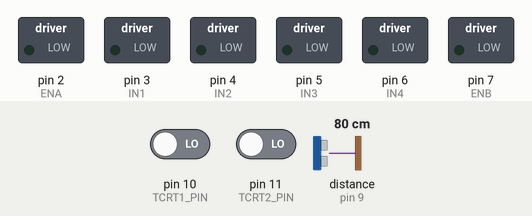
A sketch run on a simulated Arduino Uno, built with avr-gcc and run on an emulated ATmega328P. Parts: switched loads named in the sketch (green lamp = pin HIGH). Wiring (inferred from the names in the program): ultrasonic range finder: trigger pin 8; echo pin 9. Dashed ring = blinking. The test bench sets the inputs (shaded band); at power-on: pin 10 (TCRT1_PIN) LOW, distance to the obstacle (sensor on pin 9) 80 cm, pin 11 (TCRT2_PIN) LOW. The echo pulse lasts 58.3 µs per cm; pins used as bus, display or sensor lines are not drawn; what the sketch prints to the serial monitor is not drawn.

Above: at 1.2 s.
1.3 s: pin 10 (TCRT1_PIN) driven HIGH
At 1.47 s:
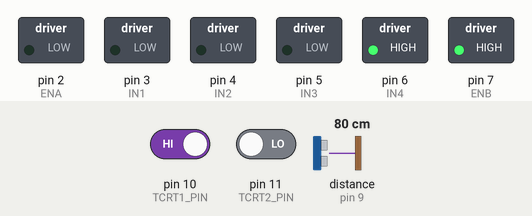
4.3 s: distance to the obstacle (sensor on pin 9) set to 24 cm
7.3 s: distance to the obstacle (sensor on pin 9) set to 19 cm
At 8.6 s:
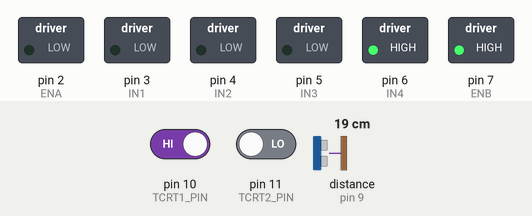
9.9 s: distance to the obstacle (sensor on pin 9) set to 35 cm
At 11.11 s:
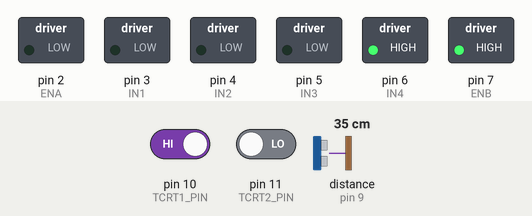
12.9 s: distance to the obstacle (sensor on pin 9) set to 2 cm
At 14.8 s:
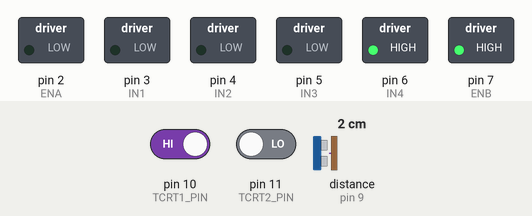
Timing chart, 0 to 15.9 s (numbered marks = the images above; inputs shaded):
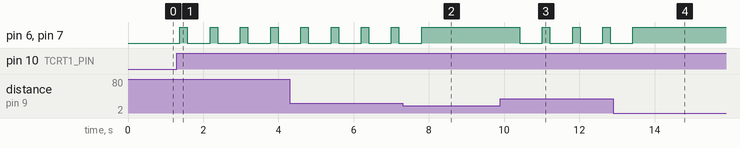

Measured:
- the behaviour switches between 22 and 21 cm on distance to the obstacle (sensor on pin 9) (found by bisection; images 1 and 2)
- after the input at 1.3 s, pin 6 (IN4), pin 7 (ENB): alternates HIGH for 0.20 s and LOW for 0.61 s, starting after 0.08 s
- after the input at 7.3 s, pin 6 (IN4), pin 7 (ENB): goes on until 7.8 s, then stays HIGH
- after the input at 9.9 s, pin 6 (IN4), pin 7 (ENB): alternates HIGH for 0.20 s and LOW for 0.60 s, starting after 0.51 s
- after the input at 12.9 s, pin 6 (IN4), pin 7 (ENB): goes on until 13.4 s, then stays HIGH

The sketch:

test.ino
```cpp
// กำหนดขาเชื่อมต่อกับ TCRT5000
const int TCRT1_PIN = 10;   // TCRT5000 ตัวที่ 1 เชื่อมต่อที่ขา D10
const int TCRT2_PIN = 11;   // TCRT5000 ตัวที่ 2 เชื่อมต่อที่ขา D11

// กำหนดขาเชื่อมต่อกับ L298N Motor Driver
const int IN1 = 3;
const int IN2 = 4;
const int ENA = 2;

const int IN3 = 5;
const int IN4 = 6;
const int ENB = 7;

// กำหนดความเร็วของมอเตอร์ (0-255)
const int speedMotorA = 200;
const int speedMotorB = 200;

#define TRIG_PIN 8  // ขา Trig ของ Ultrasonic Sensor
#define ECHO_PIN 9  // ขา Echo ของ Ultrasonic Sensor

void setup() {
  pinMode(TCRT1_PIN, INPUT);
  pinMode(TCRT2_PIN, INPUT);

  pinMode(IN1, OUTPUT);
  pinMode(IN2, OUTPUT);
  pinMode(ENA, OUTPUT);

  pinMode(IN3, OUTPUT);
  pinMode(IN4, OUTPUT);
  pinMode(ENB, OUTPUT);

   pinMode(TRIG_PIN, OUTPUT);
  pinMode(ECHO_PIN, INPUT);

  Serial.begin(9600);  // เปิด Serial Monitor
}

void loop() {
  int tcrt1Value = digitalRead(TCRT1_PIN);  // อ่านค่าจาก TCRT5000 ตัวที่ 1
  int tcrt2Value = digitalRead(TCRT2_PIN);  // อ่านค่าจาก TCRT5000 ตัวที่ 2
 long duration;
  int distance;


  // ส่งสัญญาณไปยัง Trig
  digitalWrite(TRIG_PIN, LOW);
  delayMicroseconds(2);
  digitalWrite(TRIG_PIN, HIGH);
  delayMicroseconds(10);
  digitalWrite(TRIG_PIN, LOW);

  // อ่านค่าจาก Echo และคำนวณระยะทาง (cm)
  duration = pulseIn(ECHO_PIN, HIGH);
  distance = duration * 0.034 / 2;

  Serial.print("Distance: ");
  Serial.print(distance);
  Serial.println(" cm");


 if (distance > 0 && distance <= 20) {  // ถ้าระยะ ≤ 20 cm → มอเตอร์เดินหน้า
    Serial.println("🔹 Motor ON (เดินหน้า)");
    moveForward();
    delay(500);
  }

  else if (tcrt1Value == HIGH) {
    Serial.println("a");  // แสดงค่า "a" เมื่อเจอสีขาว
    moveForward();
    delay(200);
    stopMotor() ;
    delay(500);   // ถอยหลัง
  }
  else if (tcrt2Value == HIGH) {
    Serial.println("b");  // แสดงค่า "b" เมื่อเจอสีขาว
    moveBackward();
    delay(200);
    stopMotor() ;
    delay(500);       // เดินหน้า
  }
  else {
    Serial.println("s");
    stopMotor();  // ถ้าไม่เจออะไรเลยให้หยุด
  }


  delay(100);  // หน่วงเวลาเพื่อความเสถียร


}

// ฟังก์ชันถอยหลัง (ใช้ IN1, IN2, ENA)
void moveBackward() {
  analogWrite(ENB, speedMotorB);
  digitalWrite(IN3, HIGH);
  digitalWrite(IN4, LOW);
}

// ฟังก์ชันเดินหน้า (ใช้ IN3, IN4, ENB)
void moveForward() {
  analogWrite(ENB, speedMotorB);
  digitalWrite(IN3, LOW);
  digitalWrite(IN4, HIGH);
}

// ฟังก์ชันหยุดมอเตอร์
void stopMotor() {
  Serial.println("s");


  digitalWrite(IN3, LOW);
  digitalWrite(IN4, LOW);
  analogWrite(ENB, 0);
}
```
